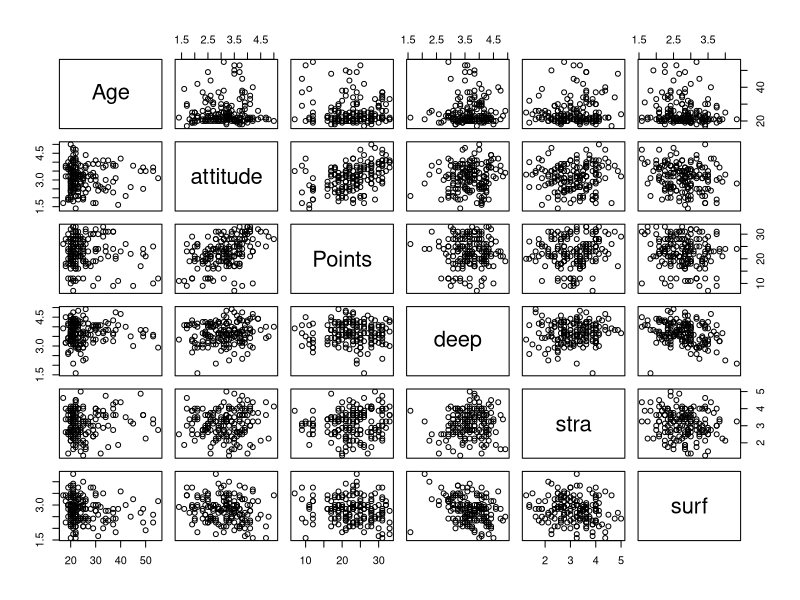
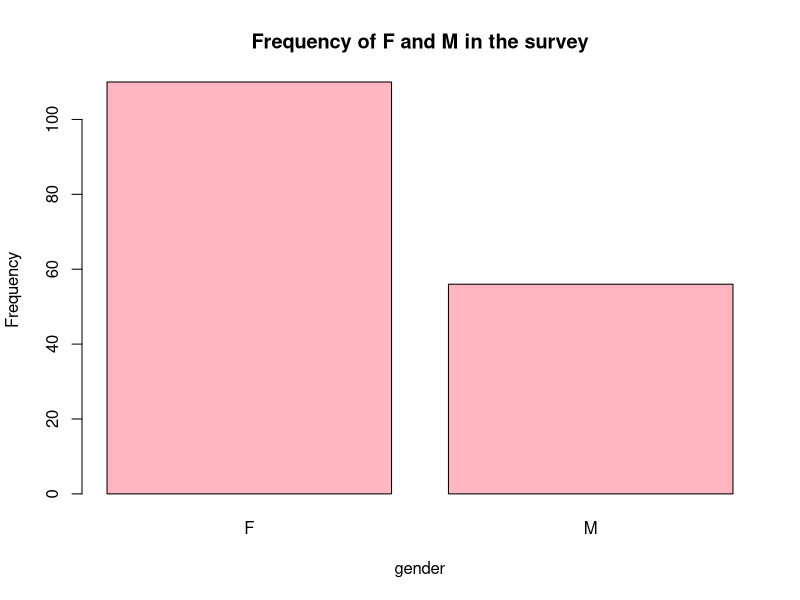
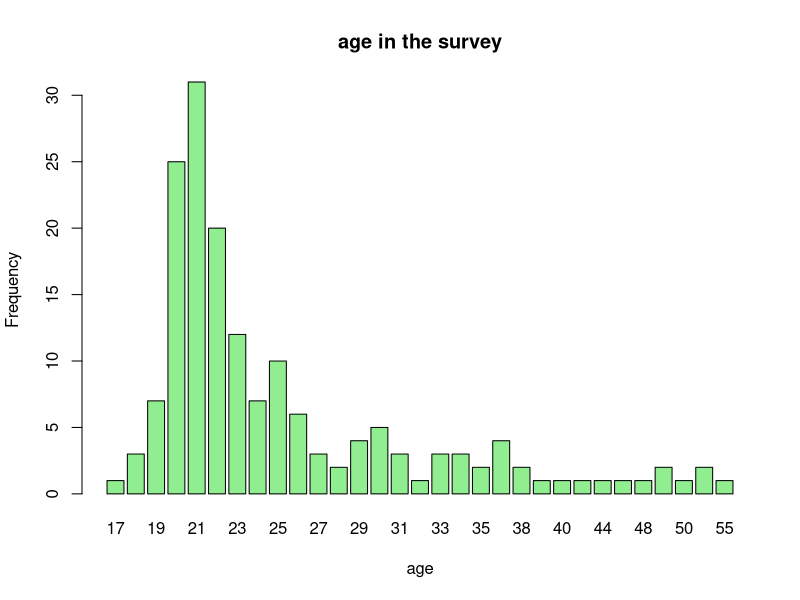
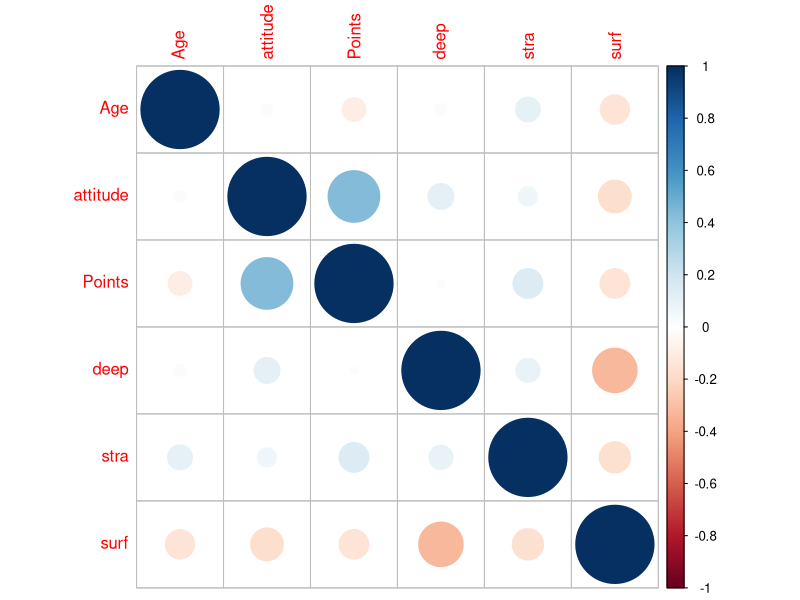
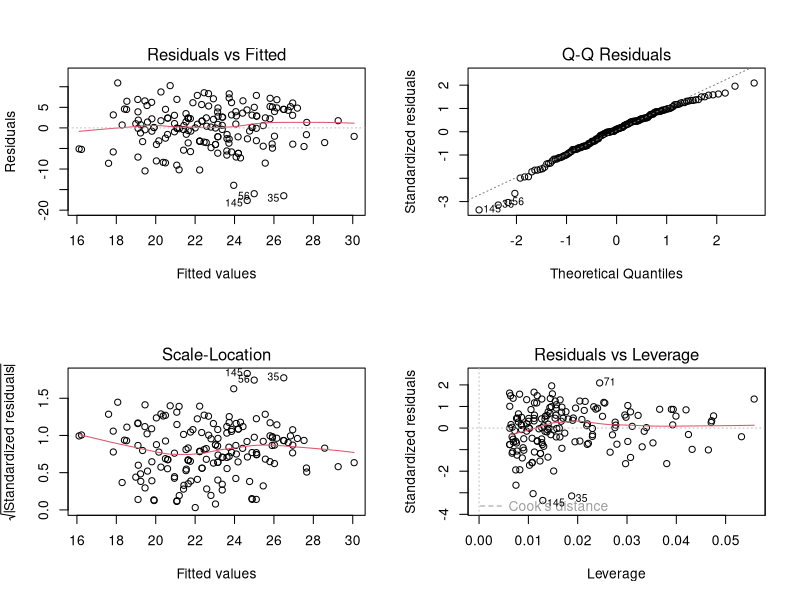

The R source for these figures, in order:
## ---- chunk 1
library(dplyr)
library(readr)
#source("./data/create_learning2014.R")
## ---- chunk 2
data=data.frame(read_csv('./data/learning2014.csv'))
str(data)
## ---- chunk 3
head(data)
## ---- chunk 4
summary(data)  
## ---- chunk 5
pairs(data[,-4])
## ---- chunk 6
barplot(table(data$gender), main="Frequency of F and M in the survey",xlab="gender", ylab="Frequency",col="lightpink")
## ---- chunk 7
barplot(table(data$Age), main="age in the survey",xlab="age", ylab="Frequency",col="lightgreen")
## ---- chunk 8
M = cor(data[,-4])
corrplot::corrplot(M)
## ---- chunk 9
lm1=lm(Points ~ stra + attitude + surf, data = data)
summary(lm1)
## ---- chunk 10
lm2=lm(Points ~ stra + attitude , data = data)
summary(lm2)
## ---- chunk 11
lm3=lm(Points ~ attitude , data = data)
summary(lm3)
## ---- chunk 12
par(mfrow=c(2,2))
plot(lm2)
